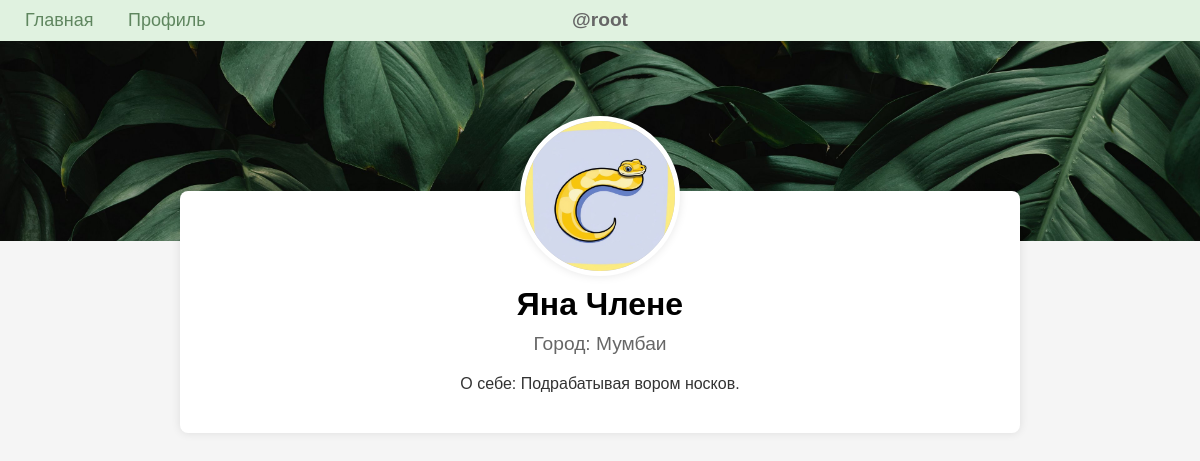
/blogs/profiles/root/ (signed in), run on the app's committed database.
### users/models.py (models this page shows)
class User(AbstractUser):
    icon = models.ImageField(upload_to="users/icon/%Y/%m/%d", blank=True, null=True)
    back = models.ImageField(upload_to="users/back/%Y/%m/%d", blank=True, null=True)
    city = models.CharField(max_length=255, blank=True, null=True)
    date_birth = models.DateTimeField(blank=True, null=True)
    description = models.TextField(blank=True, null=True)

### blogs/views.py (the view)
# urls.py: path('profiles/<slug:username>/', views.profiles_view, name='profiles'),
@login_required()
def profiles_view(request, username):
    user = get_user_model().objects.get(username=username)
    data = {
        "profile": user,
    }
    return render(request, 'blogs/profiles.html', data)

### templates/blogs/profiles.html (shortened to what this page needs)
{% extends 'blogs/profiles-template.html' %}
{% load static %}
{% block css %}
    <link type="text/css" href="{% static 'blogs/css/profile.css' %}" rel="stylesheet" />
{% endblock %}
{% block username %}
    {% if profile.username %}
        <div class="profile-username">
            @{{ profile.username }}
        </div>
    {% endif %}
{% endblock %}
{% block content %}
    <div class="profile-header">
    </div>
    <div class="profile-container">
        <div class="avatar">
            {% if profile.icon %}
                <img src="{{ profile.icon.url }}" alt="" class="profile-icon-img">
            {% else %}
                <img src="{{ default_icon }}" alt="" class="profile-icon-img">
            {% endif %}
        </div>
        <div class="profile-info">
            <h1 class="profile-name">
                {% if profile.first_name or profile.last_name %}
                    {{ profile.first_name }} {{ profile.last_name }}
                {% else %}
                    Имя не указано
                {% endif %}
            </h1>
            <p class="profile-city">
                {% if profile.city %}
                    Город: {{ profile.city }}
                {% else %}
                    Город: не указан
                {% endif %}
            </p>
            <p class="profile-description">
                {% if profile.description %}
                    О себе: {{ profile.description }}
                {% else %}
                    О себе: отсутствует
                {% endif %}
            </p>
        </div>
    </div>
{% endblock %}

### templates/blogs/profiles-template.html (shortened to what this page needs)
{% load static %}
<!DOCTYPE html>
<html lang="en">
<head>
    {% block css %} {% endblock %}
</head>
<body>
    <div class="profile-username-container">
        {% block username %} {% endblock %}
    </div>
    <div class="navbar">
        <div class="left">
            <a href="{% url 'desk' %}">Главная</a>
            <a href="{% url 'profile' %}">Профиль</a>
        </div>
    </div>
    {% block content %} {% endblock %}
</body>
</html>

### static/blogs/css/profile.css (style rules this page uses)
body { font-family: Arial, sans-serif; margin: 0; padding: 0; background-color: #f5f5f5; }
.navbar { background-color: #e0f2e0; padding: 10px; box-shadow: 0px 2px 5px rgba(0, 0, 0, 0.1); display: flex; justify-content: space-between; }
.navbar a { color: #5f865f; text-decoration: none; margin: 0 15px; font-size: 18px; }
.profile-header { position: relative; width: 100%; height: 200px; overflow: hidden; background-color: #cccccc; }
.profile-container { max-width: 800px; margin: -50px auto 0; padding: 20px; background-color: #fff; box-shadow: 0 0 10px rgba(0, 0, 0, 0.1); border-radius: 8px; text-align: center; position: relative; z-index: 1; }
.avatar { position: absolute; top: -75px; left: 50%; transform: translateX(-50%); z-index: 2; }
.profile-info { margin-top: 75px; }
.profile-name { font-size: 2em; margin: 10px 0; }
.profile-city { font-size: 1.2em; color: #666; margin: 5px 0; }
.profile-description { font-size: 1em; color: #333; margin: 20px 0; }
.profile-icon-img { width: 150px; height: 150px; border-radius: 50%; border: 5px solid #fff; box-shadow: 0 0 10px rgba(0, 0, 0, 0.1); background-color: #cccccc; }
.profile-username-container { display: flex; justify-content: center; z-index: 9; position: relative; }
.profile-username { margin: 9px 0px; position: absolute; font-size: 1.2em; color: #666; font-weight: bold; text-align: center; }

### data on the page
User: username "root", icon (picture), first_name "Яна", last_name "Члене", city "Мумбаи", description "Подрабатывая вором носков."
